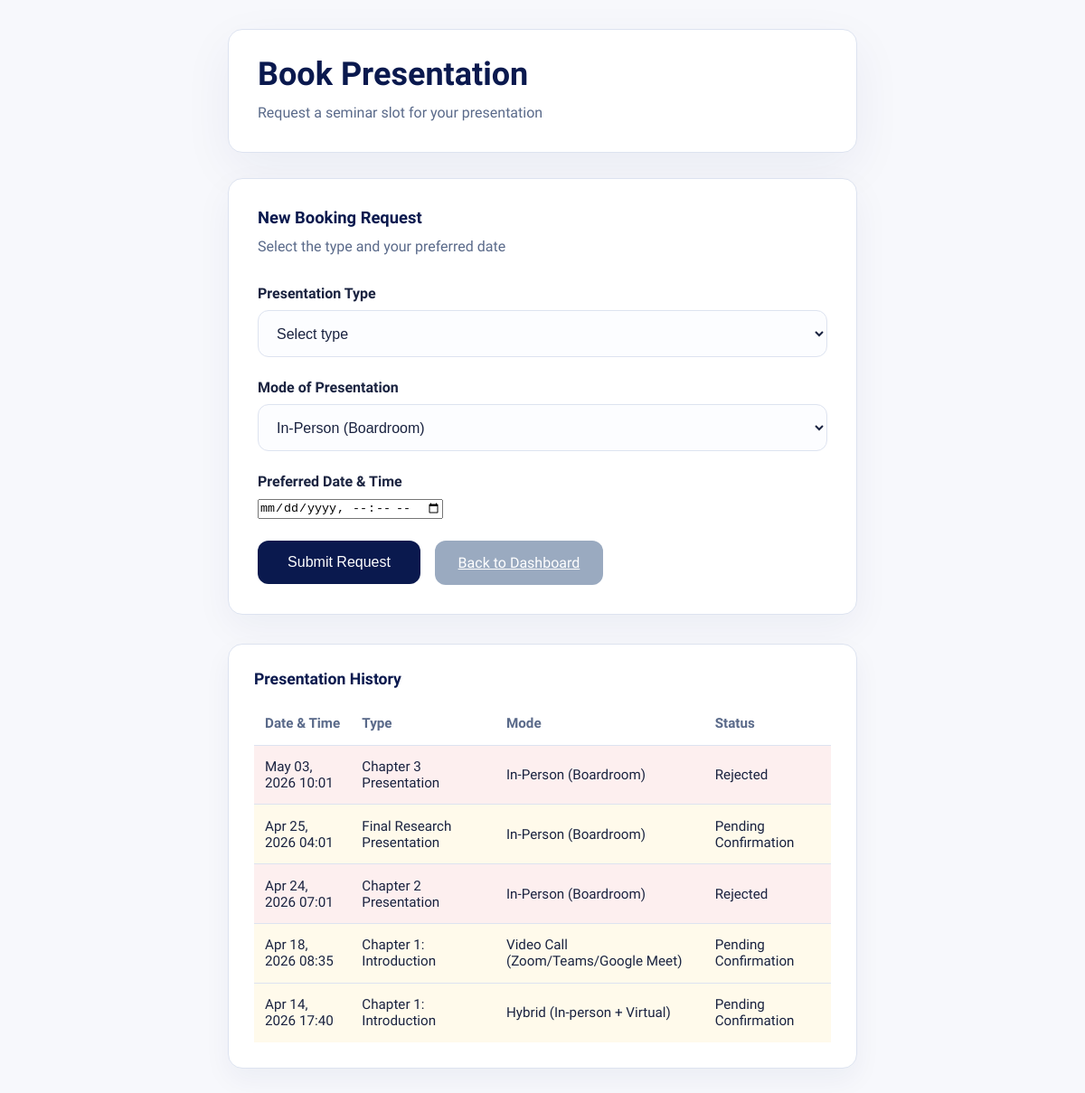
Before: /students/book-presentation/ (signed in) with the older database file.
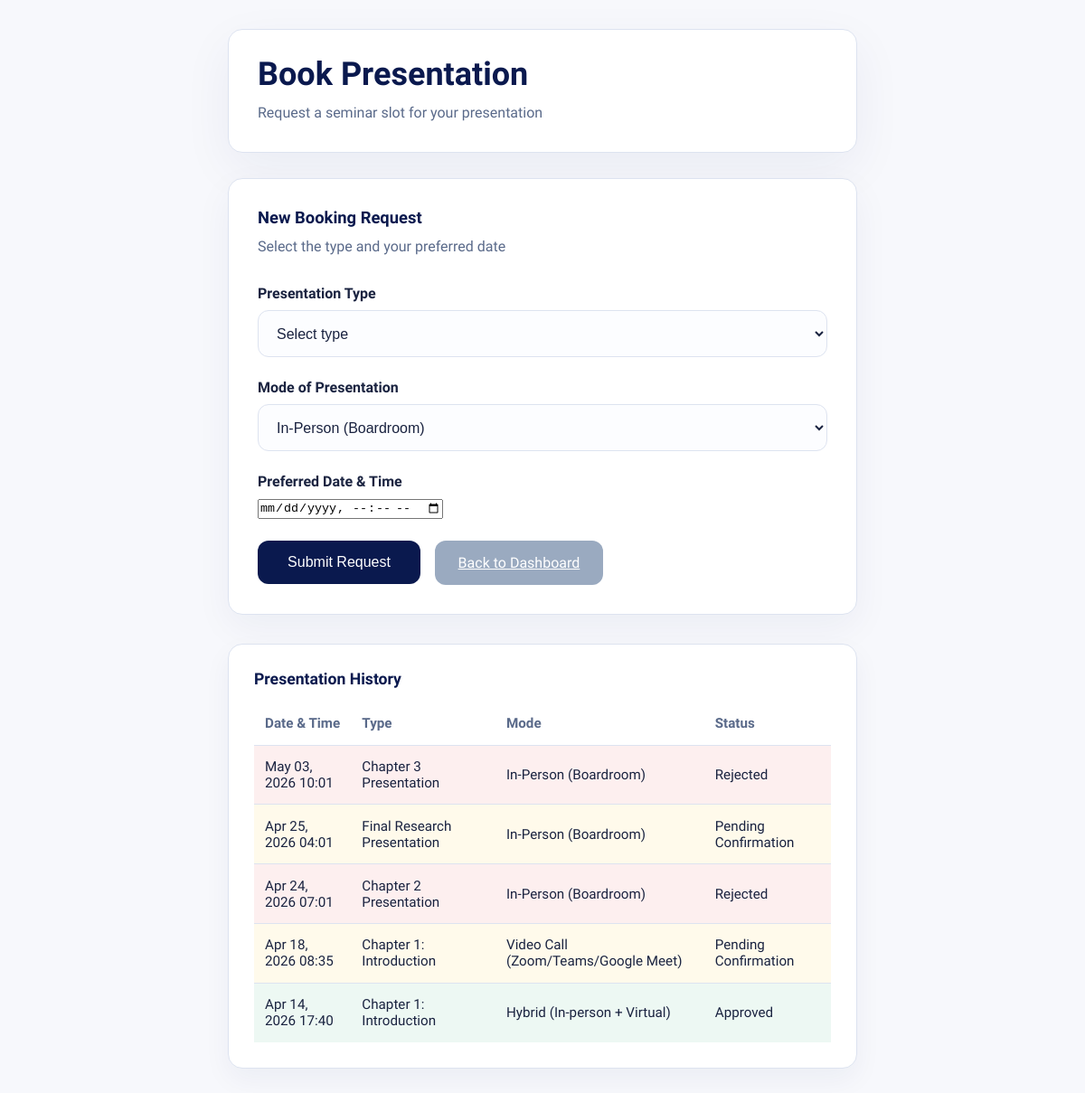
After: the same page with the newer database file.
### students/models.py (models this page shows, shortened)
class PresentationBooking(models.Model):
    student = models.ForeignKey("Student", on_delete=models.CASCADE, related_name="bookings")
    title = models.CharField(max_length=255)  # e.g., "Chapter 4 Presentation"
    date = models.DateTimeField()
    created_at = models.DateTimeField(auto_now_add=True)
    MEETING_TYPE_CHOICES = [
        ("in_person", "In-Person (Boardroom)"),
        ("video_call", "Video Call (Zoom/Teams/Google Meet)"),
        ("hybrid", "Hybrid (In-person + Virtual)"),
        ("phone_call", "Phone Call"),
    ]
    meeting_type = models.CharField(max_length=20, choices=MEETING_TYPE_CHOICES, default="in_person")
    STATUS_CHOICES = [
        ("pending", "Pending Confirmation"),
        ("approved", "Approved"),
        ("rejected", "Rejected"),
    ]
    status = models.CharField(max_length=20, choices=STATUS_CHOICES, default="pending")
    notes = models.TextField(blank=True, null=True)  # Additional notes about the meeting

### students/views.py (the view)
# urls.py: path('book-presentation/', book_presentation, name='book_presentation'),
@login_required
def book_presentation(request):
    student = request.user.student_profile
    if request.method == "POST":
        form = PresentationBookingForm(request.POST)
        if form.is_valid():
            booking = form.save(commit=False)
            booking.student = student
            try:
                booking.full_clean()  # runs the clean() method
                booking.save()
                messages.success(request, "Presentation booked successfully!")
                return redirect('book_presentation')
            except ValidationError as e:
                form.add_error(None, e)
        else:
            messages.error(request, "Form is invalid.")
    else:
        form = PresentationBookingForm()
    bookings = PresentationBooking.objects.filter(student=student).order_by('-date')
    return render(request, 'students/book_presentation.html', {
        'form': form,
        'bookings': bookings,
    })

### students/forms.py
class PresentationBookingForm(forms.ModelForm):
    class Meta:
        model = PresentationBooking
        fields = ['title', 'date', 'meeting_type', 'notes']
        widgets = {
            'title': forms.TextInput(attrs={
                'class': 'form-input',
                'placeholder': 'e.g. Chapter 4 revision discussion'
            }),
            'date': forms.DateTimeInput(attrs={
                'type': 'datetime-local',
                'class': 'form-input'
            }),
            'meeting_type': forms.Select(attrs={
                'class': 'form-select'
            }),
            'notes': forms.Textarea(attrs={
                'class': 'form-textarea',
                'rows': 3,
                'placeholder': 'Any specific topics or documents to review…'
            }),
        }

### templates/students/book_presentation.html (shortened to what this page needs)
{% load static %}
<!DOCTYPE html>
<html lang="en">
<head>
</head>
<body>
<div class="container">
  <div class="page-header">
    <h1>Book Presentation</h1>
    <p>Request a seminar slot for your presentation</p>
  </div>
  <form method="POST" class="form-card">
    <div class="form-group">
      <div class="section-title">New Booking Request</div>
      <div class="section-text">Select the type and your preferred date</div>
    </div>
    <div class="form-group">
      <label for="presentation-type">Presentation Type</label>
      <select id="presentation-type" name="title" class="form-select" required>
                <option value="" disabled selected>Select type</option>
            </select>
        </div>
        <div class="form-group">
            <label for="{{ form.meeting_type.id_for_label }}">Mode of Presentation</label>
            {{ form.meeting_type }}
        </div>
        <div class="form-group">
            <label for="{{ form.date.id_for_label }}">Preferred Date & Time</label>
            {{ form.date }}
        </div>
        <div class="form-actions">
            <button type="submit" class="btn">Submit Request</button>
            <a href="{% url 'student_dashboard' %}" class="btn btn-secondary">Back to Dashboard</a>
        </div>
    </form>
    <div class="history-card">
      <div class="history-header">Presentation History</div>
      {% if bookings %}
      <table class="history-table">
        <thead>
          <tr>
            <th>Date & Time</th>
            <th>Type</th>
            <th>Mode</th>
            <th>Status</th>
          </tr>
        </thead>
        <tbody>
          {% for booking in bookings %}
          <tr class="status-{{ booking.status }}">
            <td>{{ booking.date|date:"M d, Y H:i" }}</td>
            <td>{{ booking.title }}</td>
            <td>{{ booking.get_meeting_type_display }}</td>
            <td>{{ booking.get_status_display }}</td>
          </tr>
          {% endfor %}
        </tbody>
      </table>
      {% else %}
      <p class="history-empty">No presentation bookings yet. Submit a request above to begin.</p>
      {% endif %}
    </div>
</div>
</body>
</html>

### templates/students/book_presentation.html (style rules this page uses)
:root { --navy:#0A194E; --navy2:#0D2260; --amber:#FFC107; --amber2:#FFD54F; --amber-dark:#E6AD00; --white:#FFFFFF; --off:#F7F8FC; --off2:#EEF1F8; --text:#1A2340; --muted:#5A6A8A; --soft:#9AAAC0; --border:#DDE3F0; --green:#1DA462; --green-dim:rgba(29,164,98,0.1); --red:#E53935; --red-dim:rgba(229,57,53,0.1); --blue:#1E7EDE; --blue-dim:rgba(30,126,222,0.1); --orange:#F57C00; --orange-dim:rgba(245,124,0,0.1); --sidebar-w:230px }
*,*::before,*::after { box-sizing:border-box;margin:0;padding:0 }
body { font-family:'Plus Jakarta Sans',sans-serif; background:var(--off); color:var(--text); min-height:100vh; }
.container { max-width:760px; margin:0 auto; padding:2rem; }
.page-header { background:#fff; border:1px solid var(--border); border-radius:1rem; padding:1.75rem 2rem; box-shadow:0 18px 55px rgba(13,34,96,0.06); margin-bottom:1.75rem; }
.page-header h1 { color:var(--navy); font-size:2.25rem; margin-bottom:0.5rem; }
.page-header p { color:var(--muted); line-height:1.8; font-size:1rem; }
.form-card { background:#fff; border:1px solid var(--border); border-radius:1rem; padding:2rem; box-shadow:0 14px 40px rgba(13,34,96,0.05); }
.section-title { margin-bottom:0.5rem; font-size:1.15rem; font-weight:700; color:var(--navy); }
.section-text { margin-bottom:1.75rem; color:var(--muted); line-height:1.75; }
.form-group { margin-bottom:1.5rem; }
.form-group label { display:block; margin-bottom:0.6rem; font-weight:600; color:var(--text); }
.form-control, .form-select { width:100%; padding:0.95rem 1rem; border:1px solid var(--border); border-radius:0.75rem; font-size:1rem; color:var(--text); background:#fcfdff; }
.form-actions { display:flex; flex-wrap:wrap; gap:1rem; align-items:center; margin-top:1rem; }
.history-card { margin-top:2rem; background:#fff; border:1px solid var(--border); border-radius:1rem; padding:1.75rem; box-shadow:0 12px 30px rgba(13,34,96,0.05); }
.history-header { font-size:1.1rem; font-weight:700; color:var(--navy); margin-bottom:1rem; }
.history-table { width:100%; border-collapse:collapse; }
.history-table th, .history-table td { text-align:left; padding:0.9rem 0.75rem; border-bottom:1px solid var(--border); font-size:0.95rem; }
.history-table th { color:var(--muted); font-weight:600; }
.history-table tbody tr:last-child td { border-bottom:none; }
.history-table tr.status-pending { background:rgba(255,193,7,0.08); }
.history-table tr.status-approved { background:rgba(29,164,98,0.08); }
.history-table tr.status-rejected { background:rgba(229,57,53,0.08); }
.history-table tr.status-pending td, .history-table tr.status-approved td, .history-table tr.status-rejected td { transition:background 0.2s ease; }
.btn { background:var(--navy); color:var(--white); padding:0.95rem 1.6rem; border:none; border-radius:0.75rem; cursor:pointer; font-size:1rem; min-width:180px; }
.btn-secondary { background:var(--soft); color:var(--white); }

Changed rows visible on the page:
changed PresentationBooking "Hybrid (In-person + Virtual)": status "Pending Confirmation" → "Approved"
